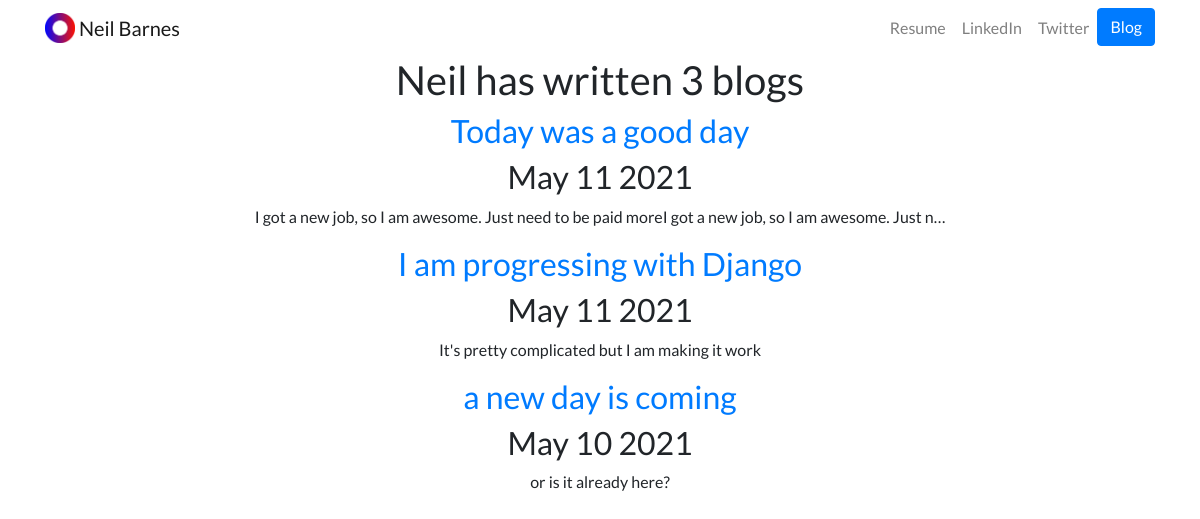
Screenshot of /blog/ with the database file from the repository.
### blog/models.py (models this page shows, shortened)
class Blog(models.Model):
    title = models.CharField(max_length=200)
    description = models.TextField()
    date = models.DateField(auto_now=False)

### blog/views.py (the view)
# urls.py: path('', views.all_blogs, name='all_blogs'),
def all_blogs(request):
    all_blogs = Blog.objects.order_by('-date')[:5] ##the [:5] limits how much is shown
    return render(request, 'blog/all_blogs.html', {'all_blogs':all_blogs})

### blog/templates/blog/all_blogs.html
{% extends 'portfolio/base.html' %}
{% block content %}
<div class="row justify-content-center mb-3">
  <div class="col-md-9 text-center">
    <h1>Neil has written {{ all_blogs.count }} blog{{ all_blogs.count|pluralize }}</h1>
    {% for blog in all_blogs %}
    <a href="{% url 'blog:detail' blog.id %}"><h2>{{ blog.title }}</h2></a>
    <h2>{{ blog.date|date:'M d Y' }}</h2>
    <p>{{ blog.description|truncatechars:100 }}</p>
    {% endfor %}
  </div>
</div>
{% endblock %}

### portfolio/templates/portfolio/base.html (shortened to what this page needs)
{% load static %}
<!doctype html>
<html lang="en">
<head>
  <link rel="stylesheet" href="https://stackpath.bootstrapcdn.com/bootstrap/4.4.1/css/bootstrap.min.css">
  <link rel="stylesheet" href="{% static "portfolio/custom.css" %}">
</head>
<body>
  <nav id="topNav" class="navbar navbar-expand-md navbar-light">
    <div class="container">
      <a class="navbar-brand" href="{% url 'home' %}">
        <img src="{% static "portfolio/Logo.png" %}" width="30" height="30" class="d-inline-block align-top" alt="Nick's Logo">
        <span>Neil Barnes</span>
      </a>
      <div class="collapse navbar-collapse text-center" id="navbarNav">
        <ul class="navbar-nav ml-auto">
          <li class="nav-item">
            <a class="nav-link" href="{% static "portfolio/resume.pdf" %}">Resume</a>
          </li>
          <li class="nav-item">
            <a class="nav-link" href="https://www.linkedin.com/in/nick-walter/" target="_blank">LinkedIn</a>
          </li>
          <li class="nav-item">
            <a class="nav-link" href="https://twitter.com/ZappyCode" target="_blank">Twitter</a>
          </li>
          <li>
            <a role="button" href="{% url 'blog:all_blogs' %}" class="btn btn-primary">Blog</a>
          </li>
        </ul>
      </div>
    </div>
  </nav>
  <div class="container">
    {% block content %}{% endblock %}
  </div>
</body>
</html>

### portfolio/static/portfolio/custom.css (style rules this page uses)
body { font-family: 'Lato', sans-serif; }

### rows the page displays
Blog: title "Today was a good day", date "May 11 2021", description "I got a new job, so I am awesome. Just need to be paid moreI got a new job, so I am awesome. Just n…"
Blog: title "I am progressing with Django", date "May 11 2021", description "It's pretty complicated but I am making it work"
Blog: title "a new day is coming", date "May 10 2021", description "or is it already here?"

### other values shown
{{ all_blogs.count }} "3"
